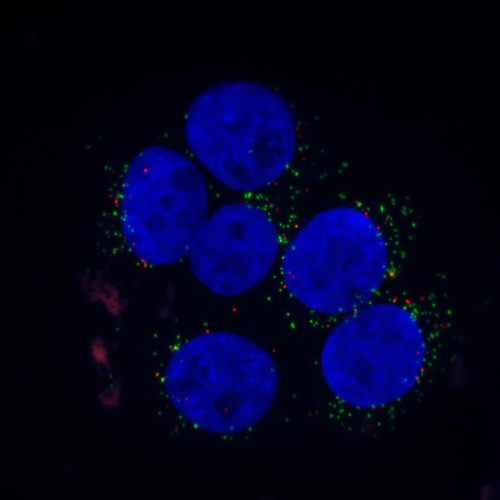
%> input picture tsbb08/labb5/lab5files/C9minpeps2.bmp, 1000 x 1000 px (shown at 1/2 size)
$ octave SegmentCellsPrel.m   (GNU Octave 9; MATLAB toolbox functions it lacks are replaced by stand-ins)
%> lines starting %> are read from the running program, lines starting %| are printed output that depends on the picture; in (x1, y1, x2, y2) boxes, pixels count from 0 and x2, y2 are one past the last pixel; in counts of white or black regions, pixels touching at a corner belong together; the program's own positions count from 1
### tsbb08/labb5/lab5files/mid_way.m
function outT = mid_way(histo, startT)
% Calculates a threshold value from a histogram using the mid-way method.
%
% histo: A 1D array histogram.
% The histogram bins must correspond to gray value 0, 1, 2,...
% startT: start threshold
% outT: the calculated threshold (integer)
num = length(histo);
t0 = floor(startT);
t1 = t0+2;
% Calculate the threshold
%------------------------
while abs(t0-t1) > 0.5
t0 = t1;
% Calculate mean for the lower part of the histogram
%---------------------------------------------------
lowersum1 = sum(histo(1:t0+1).*[0:t0]);
lowersum2 = sum(histo(1:t0+1));
if lowersum2 ~= 0
mean0 = lowersum1/lowersum2;
else
error('Cannot calculate new threshold');
end;
% Calculate mean for the upper part of the histogram
%---------------------------------------------------
uppersum1 = sum(histo(t0+2:num).*[t0+1:num-1]);
uppersum2 = sum(histo(t0+2:num));
if uppersum2 ~= 0
mean1 = uppersum1/uppersum2;
else
error('Cannot calculate new threshold');
end;
% Calculate new threshold
%------------------------
t1 = floor((mean0+mean1)/2);
end;
outT = t1;

### tsbb08/labb5/lab5files/leastError.m
function outT = leastError(histo, startT)
% Calculates a threshold value from a histogram using the least-error method.
%
% histo: A 1D array histogram.
% The histogram bins must correspond to gray value 0, 1, 2,...
% startT: start threshold
% outT: the calculated threshold (integer)
num = length(histo);
t0 = floor(startT);
t1 = t0+2;
% Calculate the threshold
%------------------------
while abs(t0-t1) > 0.5
    t0 = t1;
    % Calculate mean for the lower part of the histogram
    %---------------------------------------------------
    lowersum1 = sum(histo(1:t0+1).*[0:t0]);
    lowersum2 = sum(histo(1:t0+1));
    if lowersum2 ~= 0
        mean0 = lowersum1/lowersum2;
    else
        error('Cannot calculate new threshold');
    end;

    % Calculate variance for the lower part of the histogram
    %---------------------------------------------------
    lowersum1 = sum(histo(1:t0+1).*([0:t0]-mean0).^2);
    lowersum2 = sum(histo(1:t0+1));
    if lowersum2 ~= 0
        s0 = lowersum1/lowersum2;
    else
        error('Cannot calculate variance')
    end;

    % Calculate probability for the lower part of the histogram
    %---------------------------------------------------
    lowersum1 = sum(histo(1:t0+1));
    lowersum2 = sum(histo(1:num));
    if lowersum2 ~= 0
        p0 = lowersum1/lowersum2;
    else
        error('Cannot calculate probability')
    end;

    % Calculate mean for the upper part of the histogram
    %---------------------------------------------------
    uppersum1 = sum(histo(t0+2:num).*[t0+1:num-1]);
    uppersum2 = sum(histo(t0+2:num));
    if uppersum2 ~= 0
        mean1 = uppersum1/uppersum2;
    else
        error('Cannot calculate new threshold');
    end;

    % Calculate variance for the upper part of the histogram
    %---------------------------------------------------
    uppersum1 = sum(histo(t0+2:num).*([t0+1:num-1]-mean1).^2);
    uppersum2 = sum(histo(t0+2:num));
    if lowersum2 ~= 0
        s1 = uppersum1/uppersum2;
    else
        error('Cannot calculate variance')
    end;

    % Calculate probability for the upper part of the histogram
    %---------------------------------------------------
    uppersum1 = sum(histo(t0+2:num));
    uppersum2 = sum(histo(1:num));
    if lowersum2 ~= 0
        p1 = uppersum1/uppersum2;
    else
        error('Cannot calculate probability')
    end;


    % Calculate new threshold
    %------------------------
    a = (s0*s1)/(s1-s0);
    b = 2*(-(mean0/s0)+(mean1/s1));
    c = -2*log(p0/p1)+log(s0/s1)+(mean0^2/s0)-(mean1^2/s1);
    t1 = floor((roots([1 a*b a*c])));
    if t1(1) > mean0 && t1(1) < mean1
        t1 = t1(1);
    else
        t1 = t1(2);
    end

end;
outT = t1;

### tsbb08/labb5/lab5files/SegmentCellsPrel.m
% ################################
% Cell segmentation, preliminary
% ################################

% Read a color image
% ==================
im1 = double(imread('C9minpeps2.bmp'));
figure(1), imshow(im1/255);
title('Original color image');

% Look at the three colour components RGB
% =======================================
im1r=im1(:,:,1); im1g=im1(:,:,2); im1b=im1(:,:,3);
im1bSmall = im1(200:800,200:800,3);
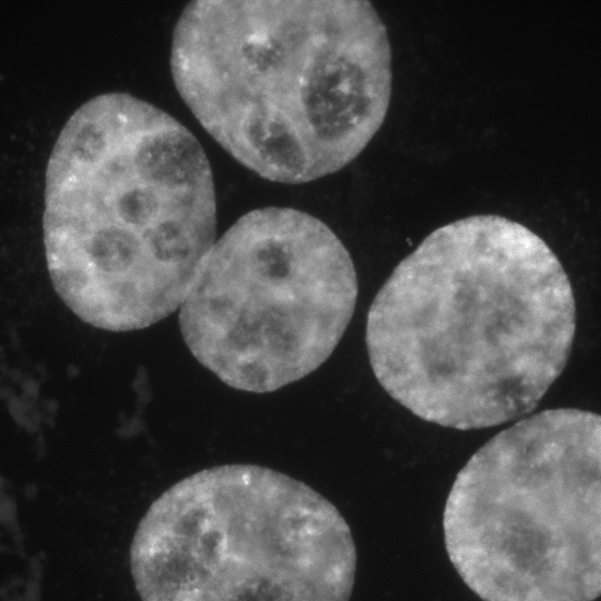
%> im1bSmall: size 601x601 double; min 4, max 255, mean 73.1
figure(2), imagesc(im1r,[0 255]), axis image, colormap(gray), colorbar;
title('Red image');
figure(3), imagesc(im1g,[0 255]), axis image, colormap(gray), colorbar;
title('Green image');
figure(4), imagesc(im1b,[0 255]), axis image, colormap(gray), colorbar;
title('Blue image');

% Compute histogram of central part of the blue image
% ===================================================
histo = hist(im1bSmall(:),[0:255]);
%> histo = 256 values, max 15550 at index 16, min 0 at index 1, mean 1410.9
figure(5), stem(histo);
%> after `stem(histo)`:
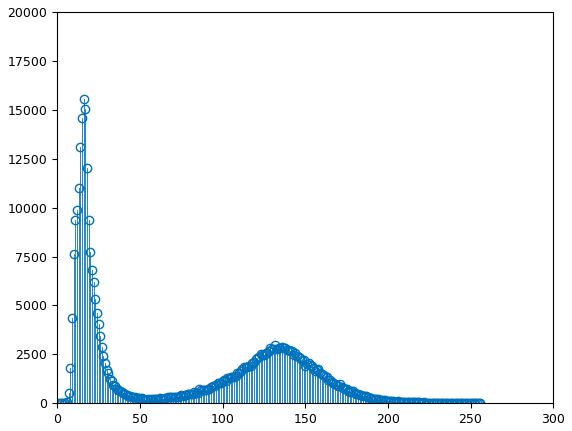
%> figure redrawn from the program's plot data; highest point at x = 16, y = 15550

%% ######################################################################

% Perform thresholding
% ====================
%im1bT = im1b > 42;
T = mean(mean(im1b));
%> T = 34.26
Tmid = mid_way(histo, T);
%> in mid_way, `t0 = floor(startT);`: t0 = 34
%> in mid_way, `t1 = t0+2;`: t1 = 36
%> the loop in mid_way, `while abs(t0-t1) > 0.5` made 4 passes
%> (t0, lowersum1, lowersum2, mean0, uppersum1, uppersum2, mean1, t1) on passes 1 to 4: (36, 2974138, 178647, 16.65, 23428113, 182554, 128.3, 72), (72, 3542774, 189408, 18.7, 22859477, 171793, 133.1, 75), (75, 3629003, 190573, 19.04, 22773248, 170628, 133.5, 76), (76, 3661987, 191007, 19.17, 22740264, 170194, 133.6, 76)
%> in mid_way, `outT = t1;`: outT = 76
%> Tmid = 76
Tmid = leastError(histo,Tmid);
%> in leastError, `t1 = t0+2;`: t1 = 78
%> the loop in leastError, `while abs(t0-t1) > 0.5` made 6 passes
%> (t0, mean0, s0, p0, mean1, s1) on passes 1 to 6: (78, 19.44, 150.7, 0.531, 133.9, 651.5), (58, 17.69, 63.46, 0.513, 131.5, 774.8), (45, 17.16, 46.05, 0.505, 130.3, 863.2), (40, 16.91, 39.97, 0.501, 129.4, 928.8), (38, 16.78, 37.39, 0.498, 128.9, 967.3), (37, 16.72, 36.11, 0.496, 128.6, 989.5)
%> in leastError, `outT = t1;`: outT = 37
%> Tmid = 37
im1bT = im1b > Tmid;
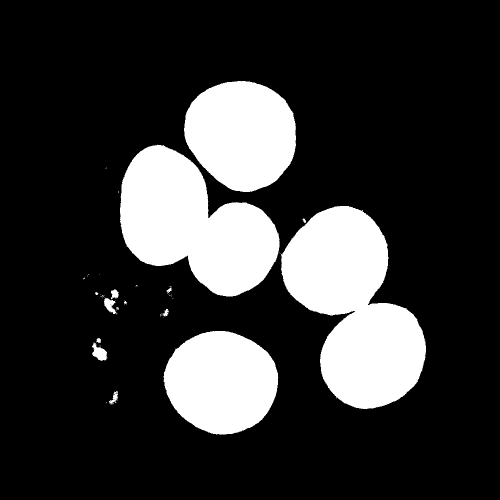
%> im1bT: size 1000x1000 logical (shown at 1/2 size); 20.5% white; 48 white regions (34 under 20 px), largest, box (x1, y1, x2, y2) and area: (561, 412, 852, 818) 70162, (240, 289, 559, 593) 58655, (368, 162, 592, 384) 38272

figure(6), imagesc(im1bT), axis image, colormap(gray), colorbar;
title('After thresholding');

im1bT = bwareaopen(im1bT,800);
%> im1bT: size 1000x1000 logical; 20.4% white; 4 white regions, box (x1, y1, x2, y2) and area: (561, 412, 852, 818) 70162, (240, 289, 559, 593) 58655, (368, 162, 592, 384) 38272, (327, 662, 557, 869) 36458
%im1bT = imfill(im1bT, 'holes');
% Perform opening
% ===============
SE4 = [0 1 0;
       1 1 1;
       0 1 0];
SE8 = [1 1 1;
       1 1 1;
       1 1 1];
tmp = im1bT;


tmp = imerode(tmp, SE8);
%> tmp: size 1000x1000 logical; 19.9% white; 4 white regions, box (x1, y1, x2, y2) and area: (563, 413, 851, 817) 68470, (241, 291, 558, 592) 57255, (369, 163, 591, 383) 37369, (328, 663, 555, 868) 35575
%tmp = imdilate(tmp, SE4);

tmp = im2single(tmp);
kernel = [1 2 1; 2 4 2; 1 2 1] / 16;

for k = 1:5
    tmp = conv2(tmp,kernel,'same');
end
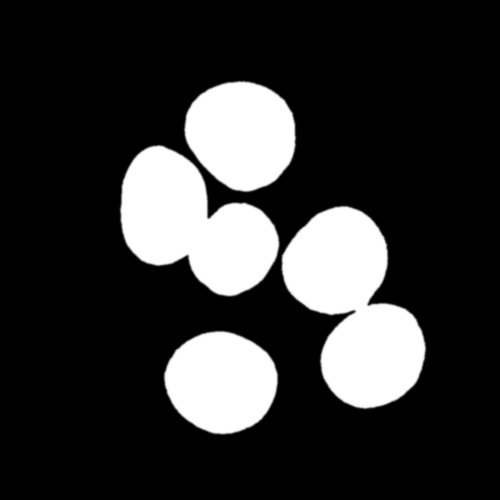
%> tmp: size 1000x1000 single (shown at 1/2 size); min 0, max 1, mean 0.199; mean of the top-left, top-right, bottom-left and bottom-right quarters 0.243, 0.126, 0.163, 0.263

im1bTmorph  = tmp;
figure(7), imagesc(im1bTmorph), axis image, colormap(gray), colorbar;
title('After morphological processing');

%% ######################################################################

% Compute the distance transform within the cells
% ===============================================
bw = im1bTmorph;
D = bwdist(~bw);
figure(8), imagesc(D, [0 100]); axis image, colormap(jet), colorbar;
title('Distance transform of ~bw');
colormap(jet), colorbar;

% Multiply the distance transform with -1
% and set pixels outside to the min-value.
% This is the desired landscape.
% ========================================
Dinv = -D;
Dinv(~bw) = min(min(Dinv));
Dinv = imhmin(Dinv,20);
figure(9), imagesc(Dinv), axis image, colormap(jet), colorbar;
title('Landscape 1');
colormap(jet), colorbar;


Dmin = imregionalmin(Dinv);
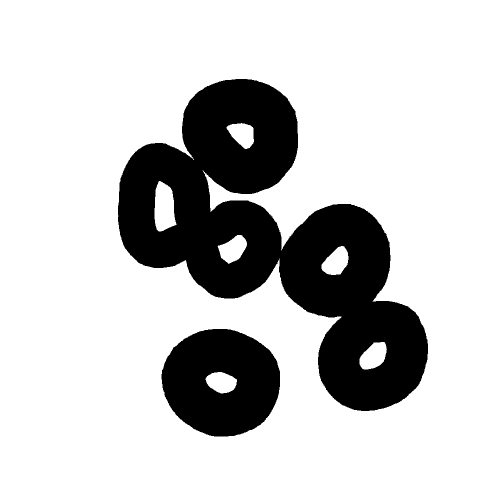
%> Dmin: size 1000x1000 logical (shown at 1/2 size); 79.1% white; 2 black regions, box (x1, y1, x2, y2) and area: (236, 158, 856, 822) 170948, (323, 658, 560, 873) 38046
CC = bwconncomp(Dmin,8);
%> CC = 7 connected components
ImLabel = labelmatrix(CC);
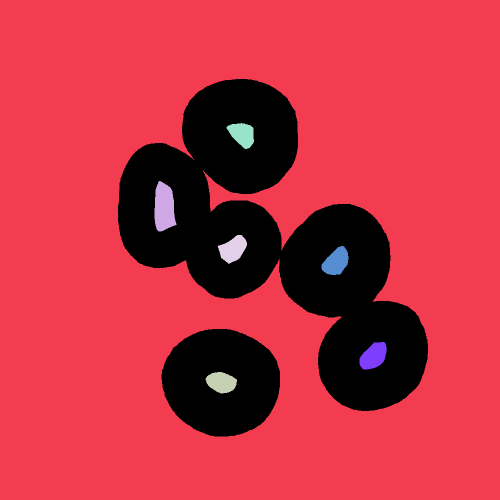
%> ImLabel: size 1000x1000 uint8 (shown at 1/2 size); 8 distinct labels, from 0 to 7; one colour per label, 0 black
figure(11);
imagesc(ImLabel);
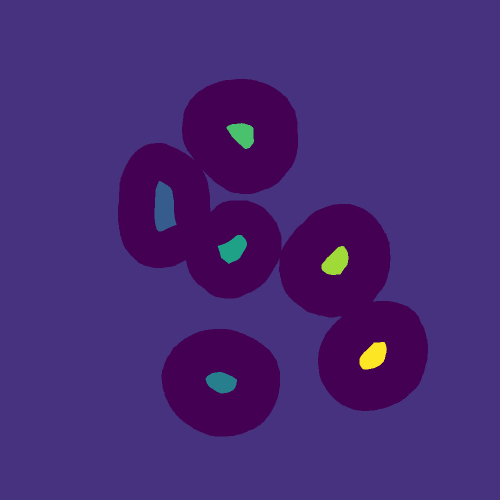
%> displayed picture: size 1000x1000x3, on the screen's scale of 0 to 255 (shown at 1/2 size); mean R, G, B 70, 41.3, 117
%> (the run ends here)
